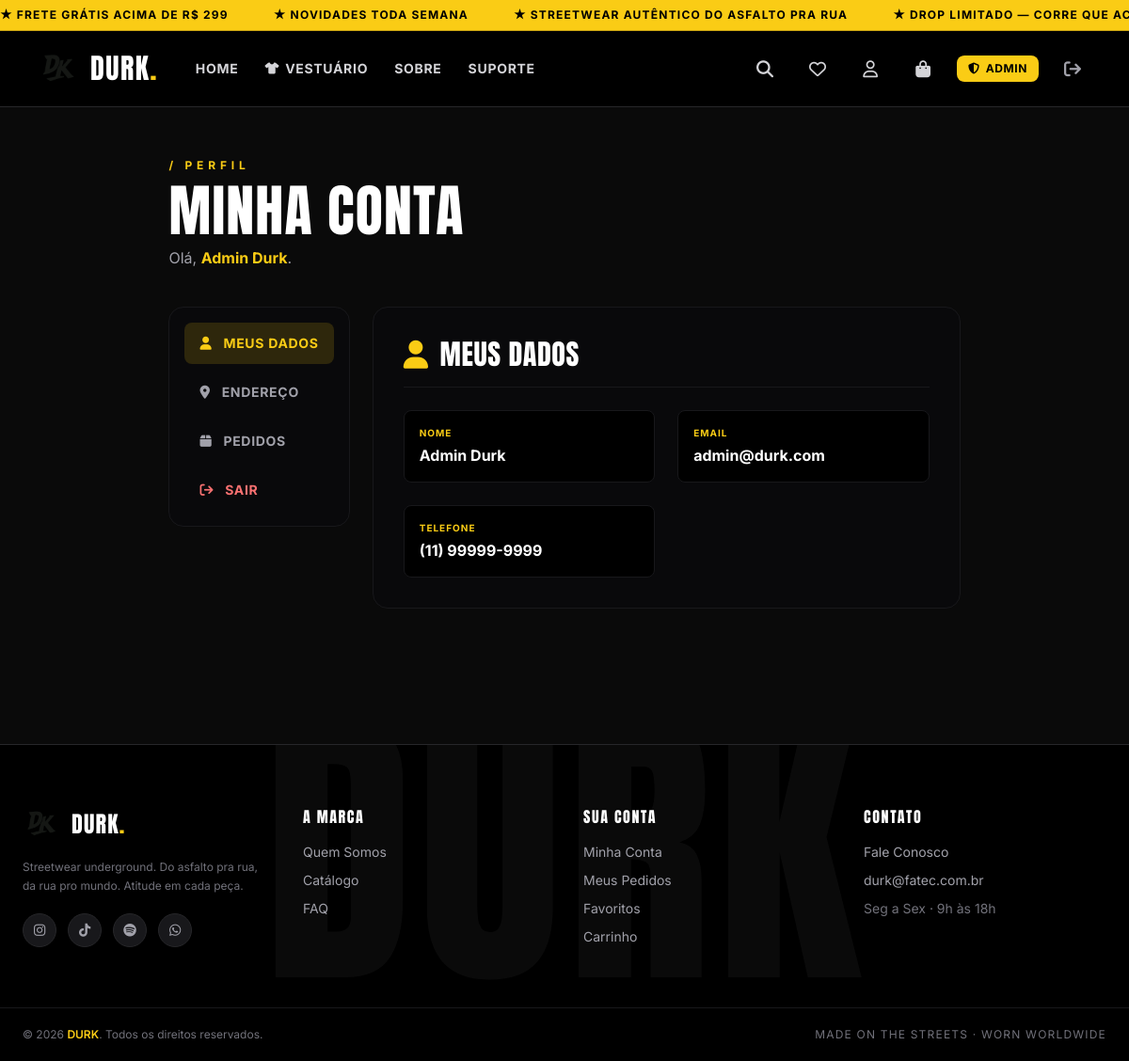
Page /views/minhaconta.php (signed in) on the committed database.
### tables this page shows
CREATE TABLE `users` (
  `id` INT AUTO_INCREMENT PRIMARY KEY,
  `nome` VARCHAR(150) NOT NULL,
  `email` VARCHAR(150) NOT NULL UNIQUE,
  `senha_hash` VARCHAR(255) NOT NULL,
  `telefone` VARCHAR(20) DEFAULT NULL,
  `tipo_usuario` ENUM('usuario','admin') NOT NULL DEFAULT 'usuario',
  `data_cadastro` TIMESTAMP DEFAULT CURRENT_TIMESTAMP
);

### views/minhaconta.php (the view, shortened to what this page needs)
<?php
include '../backend/db.php';
$id = (int) $_SESSION['usuario_id'];
$stmt = $conn->prepare("SELECT nome, email, telefone FROM users WHERE id = ?");
$stmt->bind_param("i", $id);
$stmt->execute();
$usuario = $stmt->get_result()->fetch_assoc();
include '../includes/header.php';
?>
<main class="max-w-7xl mx-auto py-12 px-4 sm:px-6 lg:px-10">
  <div class="mb-10">
    <span class="text-yellow-400 text-xs uppercase tracking-[0.4em] font-bold">/ Perfil</span>
    <h1 class="font-display text-5xl md:text-6xl text-white mt-2">MINHA CONTA</h1>
    <p class="text-zinc-400 mt-2">Olá, <span class="text-yellow-400 font-bold"><?= htmlspecialchars($usuario['nome']) ?></span>.</p>
  </div>
  <div class="grid grid-cols-1 md:grid-cols-4 gap-6">
    <aside class="md:col-span-1">
      <div class="bg-zinc-950 border border-zinc-900 rounded-2xl p-4 space-y-2 sticky top-28">
        <button onclick="mostrarAba('conta')" id="btn-conta" class="aba-btn w-full text-left px-4 py-3 rounded-lg transition flex items-center gap-3 font-bold uppercase tracking-wider text-sm">
          <i class="fa-solid fa-user"></i> Meus Dados
        </button>
        <button onclick="mostrarAba('endereco')" id="btn-endereco" class="aba-btn w-full text-left px-4 py-3 rounded-lg transition flex items-center gap-3 font-bold uppercase tracking-wider text-sm">
          <i class="fa-solid fa-location-dot"></i> Endereço
        </button>
        <button onclick="mostrarAba('pedidos')" id="btn-pedidos" class="aba-btn w-full text-left px-4 py-3 rounded-lg transition flex items-center gap-3 font-bold uppercase tracking-wider text-sm">
          <i class="fa-solid fa-box"></i> Pedidos
        </button>
        <a href="../backend/logout.php" class="w-full text-left px-4 py-3 rounded-lg transition flex items-center gap-3 font-bold uppercase tracking-wider text-sm text-red-400 hover:bg-red-500/10">
          <i class="fa-solid fa-arrow-right-from-bracket"></i> Sair
        </a>
      </div>
    </aside>
    <section class="md:col-span-3">
      <div id="aba-conta" class="tab bg-zinc-950 border border-zinc-900 rounded-2xl p-8">
        <h2 class="font-display text-3xl text-white mb-6 pb-4 border-b border-zinc-900 flex items-center gap-3">
          <i class="fa-solid fa-user text-yellow-400"></i> MEUS DADOS
        </h2>
        <div class="grid grid-cols-1 sm:grid-cols-2 gap-6">
          <div class="bg-black border border-zinc-900 rounded-lg p-4">
            <p class="text-[10px] uppercase tracking-widest text-yellow-400 font-bold">Nome</p>
            <p class="text-white font-bold mt-1"><?= htmlspecialchars($usuario['nome']) ?></p>
          </div>
          <div class="bg-black border border-zinc-900 rounded-lg p-4">
            <p class="text-[10px] uppercase tracking-widest text-yellow-400 font-bold">Email</p>
            <p class="text-white font-bold mt-1 break-all"><?= htmlspecialchars($usuario['email']) ?></p>
          </div>
          <div class="bg-black border border-zinc-900 rounded-lg p-4">
            <p class="text-[10px] uppercase tracking-widest text-yellow-400 font-bold">Telefone</p>
            <p class="text-white font-bold mt-1"><?= htmlspecialchars($usuario['telefone'] ?? '—') ?></p>
          </div>
        </div>
      </div>
    </section>
  </div>
</main>
<?php include '../includes/footer.php'; ?>

### includes/header.php (style rules this page uses)
:root { --durk-bg: #0a0a0a; --durk-surface: #18181b; --durk-accent: #facc15; --durk-accent-hover: #eab308; }
html, body { background: var(--durk-bg); color: #fafafa; font-family: 'Inter', system-ui, sans-serif; -webkit-font-smoothing: antialiased; }
body { min-height: 100vh; display: flex; flex-direction: column; }
main { flex: 1; }
.font-display { font-family: 'Anton', 'Bebas Neue', sans-serif; letter-spacing: 0.02em; }

### views/minhaconta.php (style rules this page uses)
.aba-btn { color: #a1a1aa; }
.aba-btn.ativa { background: rgba(250, 204, 21, 0.15); color: #facc15; }

### rows in the picture
users: nome "Admin Durk", email "admin@durk.com", telefone "(11) 99999-9999"
